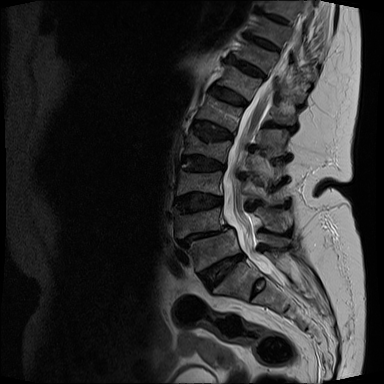
#> input picture COCO-DS/images/0091_T2_TSE_SAG_384_0002_0091_008_R.png, 384 x 384 px
$ python -i robustness.py   (imports and definitions only)
#> lines starting #> are read from the running program, lines starting #| are printed output that depends on the picture
"""
Robustness Testing Module
==========================
Evaluates model performance under realistic MRI degradation conditions.

Simulates:
    1. Gaussian Noise — thermal / electronic noise in MRI acquisition
    2. Rician Noise — magnitude-based MRI noise model
    3. Motion Artifacts — patient movement during scan
    4. Intensity Bias Field — RF coil inhomogeneity (B1 field)
    5. Gibbs Ringing — truncation artifacts from k-space
    6. Contrast Variation — different scan protocols

References:
    Gudbjartsson & Patz, "The Rician Distribution of Noisy MRI Data",
    MRM (1995).

    Sled et al., "A Nonparametric Method for Automatic Correction of
    Intensity Nonuniformity in MRI Data", TMI (1998).

Usage::

    from external_validation.robustness import (
        MRIDegradationSimulator, RobustnessEvaluator,
    )

    evaluator = RobustnessEvaluator(model.predict)
    results = evaluator.evaluate_robustness_suite(image_bgr)
"""

from dataclasses import dataclass
from typing import Callable, Dict, List, Optional, Tuple

import cv2
import numpy as np
from PIL import Image

try:
    from skimage.metrics import peak_signal_noise_ratio as psnr
    from skimage.metrics import structural_similarity as ssim

    _SKIMAGE = True
except ImportError:
    _SKIMAGE = False


# ------------------------------------------------------------------
# Data container
# ------------------------------------------------------------------

@dataclass
class DegradationResult:
    """Container for a single degradation experiment."""

    original_image: np.ndarray
    degraded_image: np.ndarray
    degradation_type: str
    severity: float
    original_detections: List[Dict]
    degraded_detections: List[Dict]
    metrics: Dict


# ------------------------------------------------------------------
# MRI degradation simulator
# ------------------------------------------------------------------

class MRIDegradationSimulator:
    """
    Simulates realistic MRI degradation artifacts.

    Each method models a specific physical phenomenon:
    - Noise: thermal noise from receiver coils
    - Motion: patient / physiological movement
    - Bias field: B1 RF inhomogeneity
    - Gibbs: k-space truncation
    """

    # -- noise --------------------------------------------------------

    # [21 lines left out: functions add_gaussian_noise, add_rician_noise, not called in this run]

    # -- motion -------------------------------------------------------

    @staticmethod
    def add_motion_artifact(
        image: np.ndarray,
        severity: float = 0.3,
        direction: str = "horizontal",
        seed: Optional[int] = None,
    ) -> np.ndarray:
        """Simulate patient-movement–induced k-space phase errors."""
        if seed is not None:
            np.random.seed(seed)
        if image.ndim == 3:
            chs = cv2.split(image)
            return cv2.merge([
                MRIDegradationSimulator._motion_kspace(c, severity, direction)
                for c in chs
            ])
        return MRIDegradationSimulator._motion_kspace(image, severity, direction)

    @staticmethod
    def _motion_kspace(img: np.ndarray, severity: float, direction: str) -> np.ndarray:
        f = np.fft.fftshift(np.fft.fft2(img.astype(np.float32)))
        h, w = img.shape
        n_lines = int(severity * (h if direction == "horizontal" else w) * 0.5)
        for _ in range(n_lines):
            if direction in ("horizontal", "random"):
                idx = np.random.randint(0, h)
                f[idx, :] *= np.exp(1j * np.random.uniform(-np.pi, np.pi))
            if direction in ("vertical", "random"):
                idx = np.random.randint(0, w)
                f[:, idx] *= np.exp(1j * np.random.uniform(-np.pi, np.pi))
        out = np.abs(np.fft.ifft2(np.fft.ifftshift(f)))
        out = (out - out.min()) / (out.max() - out.min() + 1e-8) * 255
        return out.astype(np.uint8)

    # -- bias field ---------------------------------------------------

    # [51 lines left out: functions add_intensity_bias_field, add_gibbs_ringing, _gibbs_ch, add_contrast_variation, not called in this run]


# ------------------------------------------------------------------
# Robustness evaluator
# ------------------------------------------------------------------

class RobustnessEvaluator:
    """
    Comprehensive robustness evaluation framework.

    Tests model performance across multiple degradation types and severity
    levels to assess clinical deployability.
    """

    DEGRADATION_TYPES = {
        "gaussian_noise": {
            "function": MRIDegradationSimulator.add_gaussian_noise,
            "param_name": "sigma",
            "severities": [10, 25, 50, 75],
            "description": "Gaussian thermal noise (sigma)",
        },
        "rician_noise": {
            "function": MRIDegradationSimulator.add_rician_noise,
            "param_name": "sigma",
            "severities": [10, 20, 35, 50],
            "description": "Rician MRI noise (sigma)",
        },
        "motion_artifact": {
            "function": MRIDegradationSimulator.add_motion_artifact,
            "param_name": "severity",
            "severities": [0.1, 0.2, 0.3, 0.5],
            "description": "Motion artifact severity",
        },
        "intensity_bias": {
            "function": MRIDegradationSimulator.add_intensity_bias_field,
            "param_name": "severity",
            "severities": [0.2, 0.4, 0.6, 0.8],
            "description": "B1 bias field strength",
        },
        "gibbs_ringing": {
            "function": MRIDegradationSimulator.add_gibbs_ringing,
            "param_name": "severity",
            "severities": [0.1, 0.2, 0.3, 0.4],
            "description": "K-space truncation ratio",
        },
        "low_contrast": {
            "function": MRIDegradationSimulator.add_contrast_variation,
            "param_name": "factor",
            "severities": [0.5, 0.6, 0.7, 0.8],
            "description": "Contrast reduction factor",
        },
    }

    # [152 lines left out: functions __init__, _iou, _compare, _quality, evaluate_single, evaluate_robustness_suite, not called in this run]

>>> import cv2
>>> picture = cv2.imread('../COCO-DS/images/0091_T2_TSE_SAG_384_0002_0091_008_R.png')
#> picture is the input picture: shape (384, 384, 3); min 0, max 255, mean 45.6
>>> result = MRIDegradationSimulator().add_motion_artifact(picture)
#> in _motion_kspace, `out = np.abs(np.fft.ifft2(np.fft.ifftshift(f)))`:
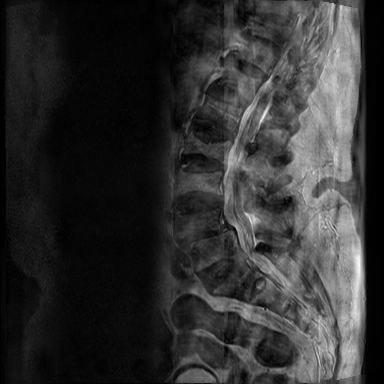
#> out: shape (384, 384) float64; min 0.00584, max 256.6, mean 49.1; drawn with min black and max white
#> call 2 of _motion_kspace, with severity = 0.3, direction = 'horizontal'
#> in _motion_kspace (call 2), `out = np.abs(np.fft.ifft2(np.fft.ifftshift(f)))`:
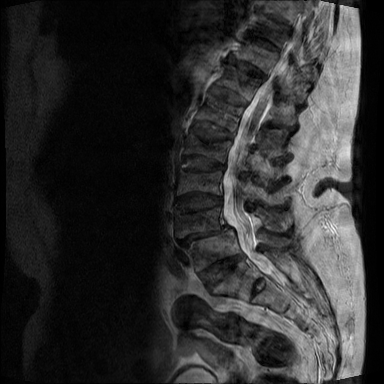
#> out: shape (384, 384) float64; min 0.00518, max 252, mean 47.2
#> call 3 of _motion_kspace, with severity = 0.3, direction = 'horizontal'
#> in _motion_kspace (call 3), `out = np.abs(np.fft.ifft2(np.fft.ifftshift(f)))`:
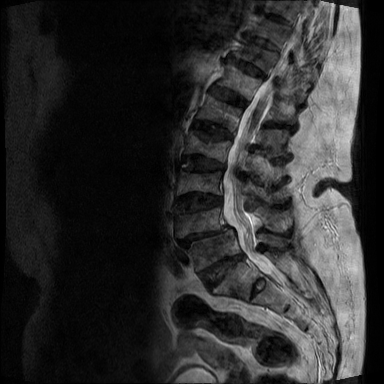
#> out: shape (384, 384) float64; min 0.00119, max 258.6, mean 46.7; drawn with min black and max white
#> in add_motion_artifact, `return cv2.merge([ MRIDegradationSimulator._motion_kspace(c, severity,..`:
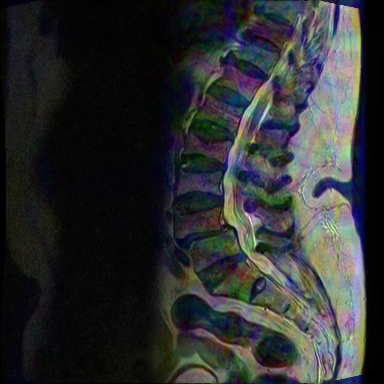
#> returned value: shape (384, 384, 3); mean of channels 0, 1, 2 48.3, 47.2, 45.6; drawn as B, G, R

$ run again, on COCO-DS/images/0099_T2_TSE_SAG_384_0002_0099_008_R.png
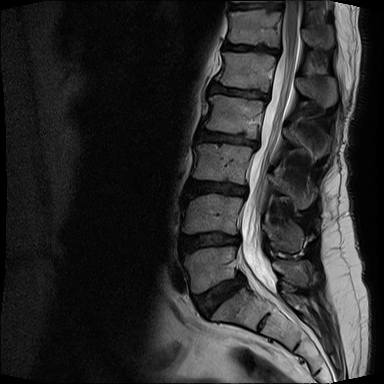
#> input picture COCO-DS/images/0099_T2_TSE_SAG_384_0002_0099_008_R.png, 384 x 384 px
#> picture is the input picture: shape (384, 384, 3); min 0, max 255, mean 44.4
#> in _motion_kspace, `out = np.abs(np.fft.ifft2(np.fft.ifftshift(f)))`:
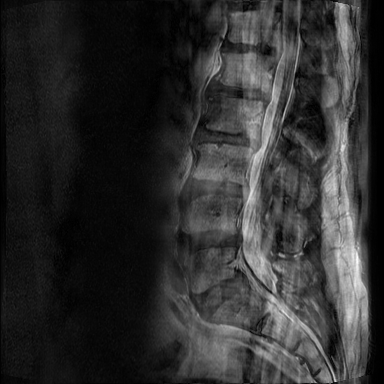
#> out: shape (384, 384) float64; min 0.00973, max 262.8, mean 48.4; drawn with min black and max white
#> in add_motion_artifact, `return cv2.merge([ MRIDegradationSimulator._motion_kspace(c, severity,..`:
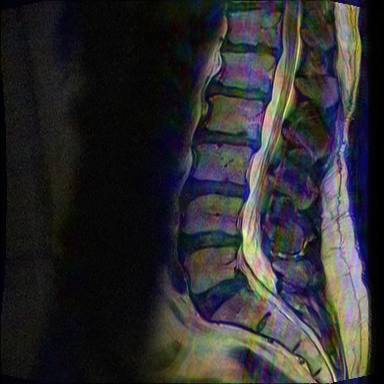
#> returned value: shape (384, 384, 3); mean of channels 0, 1, 2 46.4, 43.8, 45.1; drawn as B, G, R

$ run again, on COCO-DS/images/0101_T2_TSE_SAG_384_0002_0101_008_R.png
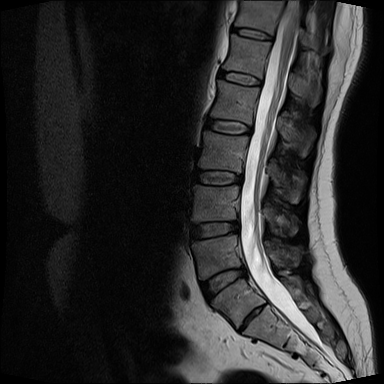
#> input picture COCO-DS/images/0101_T2_TSE_SAG_384_0002_0101_008_R.png, 384 x 384 px
#> picture is the input picture: shape (384, 384, 3); min 0, max 255, mean 43.2
#> in _motion_kspace, `out = np.abs(np.fft.ifft2(np.fft.ifftshift(f)))`:
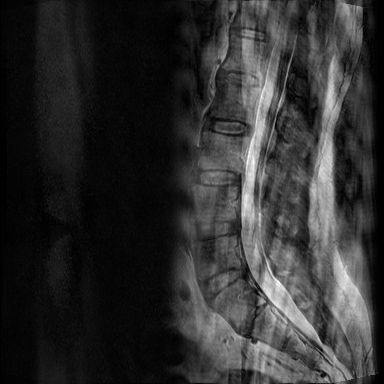
#> out: shape (384, 384) float64; min 0.0198, max 259.7, mean 47.9; drawn with min black and max white
#> in add_motion_artifact, `return cv2.merge([ MRIDegradationSimulator._motion_kspace(c, severity,..`:
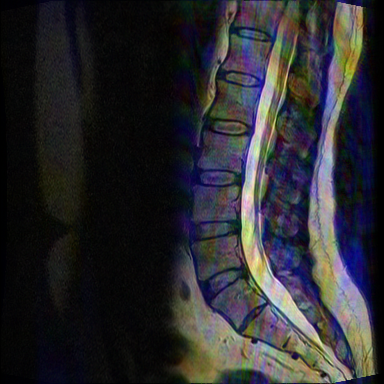
#> returned value: shape (384, 384, 3); mean of channels 0, 1, 2 46.5, 42.7, 43.5; drawn as B, G, R

$ run again, on COCO-DS/images/0188_T2_TSE_SAG_384_0002_0187_008_R.png
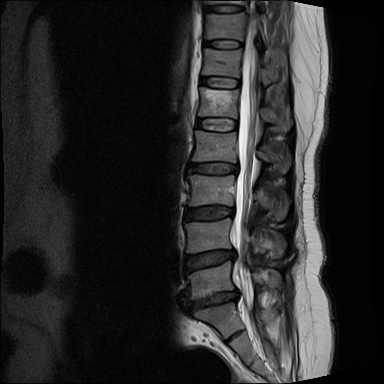
#> input picture COCO-DS/images/0188_T2_TSE_SAG_384_0002_0187_008_R.png, 384 x 384 px
#> picture is the input picture: shape (384, 384, 3); min 0, max 255, mean 40.8
#> in _motion_kspace (call 3), `out = np.abs(np.fft.ifft2(np.fft.ifftshift(f)))`:
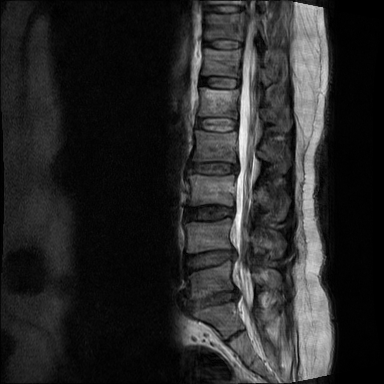
#> out: shape (384, 384) float64; min 0.00251, max 261, mean 41.5; drawn with min black and max white
#> in add_motion_artifact, `return cv2.merge([ MRIDegradationSimulator._motion_kspace(c, severity,..`:
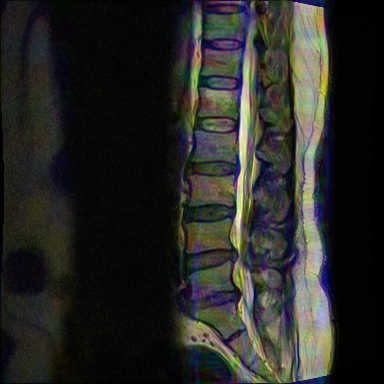
#> returned value: shape (384, 384, 3); mean of channels 0, 1, 2 36.9, 40.1, 40.1; drawn as B, G, R
